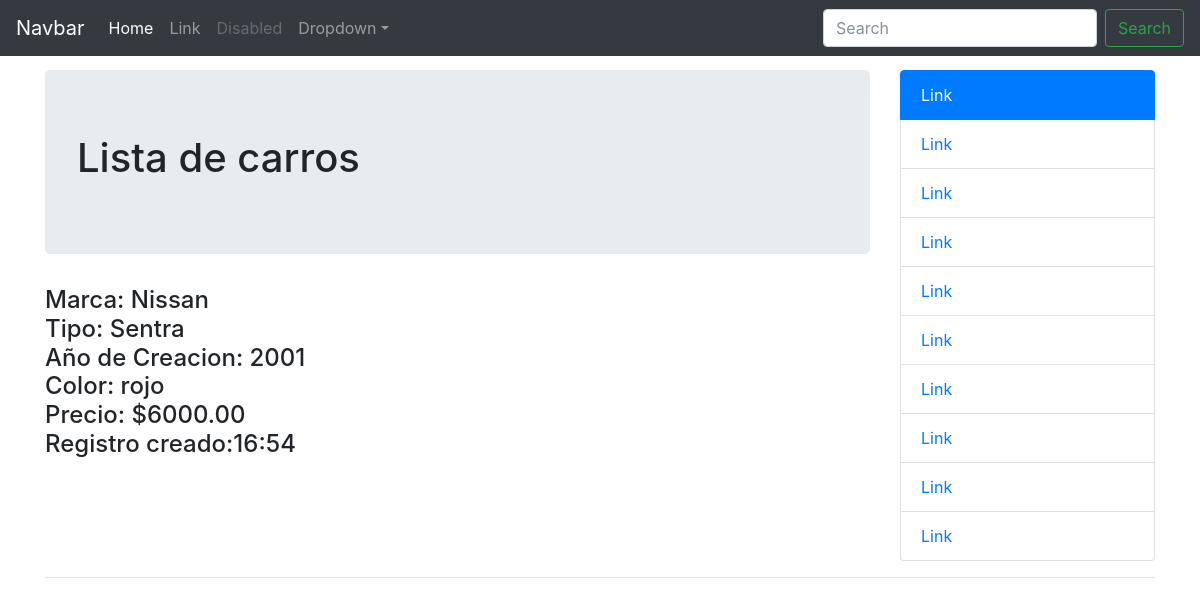
Screenshot of /detail/3/ with the database file from the repository.
### carros/models.py (models this page shows)
class Car(models.Model):
    make = models.CharField(max_length=100)
    Type = models.CharField(max_length=100)
    year = models.CharField(max_length=100)
    colour = models.CharField(max_length=100)
    price = models.DecimalField(max_digits=99999,decimal_places=2)
    created = models.CharField(max_length=100,default=time.strftime("%H:%M"))

### carros/views.py (the view)
# urls.py: url(r'^detail/(?P<pk>\d+)/', Car_detail.as_view() , name='detalle'),
class Car_detail(DetailView):
	model = Car

### templates/carros/car_detail.html (shortened to what this page needs)
<!doctype html>
{%load staticfiles%}
<html lang="en">
  <head>
    <link href="{%static "css/bootstrap.min.css"%}" rel="stylesheet">
    <link href="{%static "css/offcanvas.css"%}" rel="stylesheet">
  </head>
  <body>
    <nav class="navbar navbar-expand-md fixed-top navbar-dark bg-dark">
      <a class="navbar-brand" href="#">Navbar</a>
      <div class="collapse navbar-collapse" id="navbarsExampleDefault">
        <ul class="navbar-nav mr-auto">
          <li class="nav-item active">
            <a class="nav-link" href="#">Home <span class="sr-only">(current)</span></a>
          </li>
          <li class="nav-item">
            <a class="nav-link" href="#">Link</a>
          </li>
          <li class="nav-item">
            <a class="nav-link disabled" href="#">Disabled</a>
          </li>
          <li class="nav-item dropdown">
            <a class="nav-link dropdown-toggle" href="http://example.com" id="dropdown01" data-toggle="dropdown" aria-haspopup="true" aria-expanded="false">Dropdown</a>
          </li>
        </ul>
        <form class="form-inline my-2 my-lg-0">
          <input class="form-control mr-sm-2" type="text" placeholder="Search" aria-label="Search">
          <button class="btn btn-outline-success my-2 my-sm-0" type="submit">Search</button>
        </form>
      </div>
    </nav>
    <main role="main" class="container">
      <div class="row row-offcanvas row-offcanvas-right">
        <div class="col-12 col-md-9">
          <div class="jumbotron">
            <h1>Lista de carros</h1>
          </div>
              <h4>Marca: {{car.make}}<br>
                  Tipo: {{car.Type}}<br>
                  Año de Creacion: {{car.year}}<br>
                  Color: {{car.colour}}<br>
                  Precio: ${{car.price}}<br>
                  Registro creado:{{car.created}}<br>
                </h4>
          </div>
        <div class="col-6 col-md-3 sidebar-offcanvas" id="sidebar">
          <div class="list-group">
            <a href="#" class="list-group-item active">Link</a>
            <a href="#" class="list-group-item">Link</a>
            <a href="#" class="list-group-item">Link</a>
            <a href="#" class="list-group-item">Link</a>
            <a href="#" class="list-group-item">Link</a>
            <a href="#" class="list-group-item">Link</a>
            <a href="#" class="list-group-item">Link</a>
            <a href="#" class="list-group-item">Link</a>
            <a href="#" class="list-group-item">Link</a>
            <a href="#" class="list-group-item">Link</a>
          </div>
        </div>
      </div>
      <hr>
    </main>
    <footer>
    </footer>
  </body>
</html>

### s-storage/css/offcanvas.css (style rules this page uses)
html, body { overflow-x: hidden; }
body { padding-top: 70px; }
footer { padding: 30px 0; }

### rows the page displays
Car: make "Nissan", Type "Sentra", year "2001", colour "rojo", price "6000.00", created "16:54"
